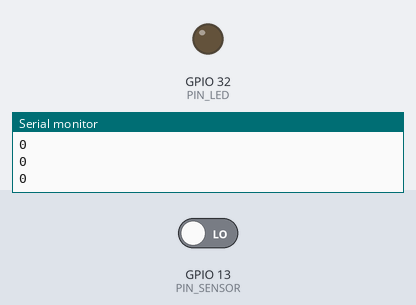
A sketch run on a simulated ESP32. Parts: output pins drawn as LEDs (lit = HIGH), the last lines printed to the serial monitor. The test bench sets the inputs (shaded band); at power-on: GPIO 13 (PIN_SENSOR) LOW.

Above: at 1.2 s.
1.3 s: GPIO 13 (PIN_SENSOR) driven HIGH
At 1.6 s:
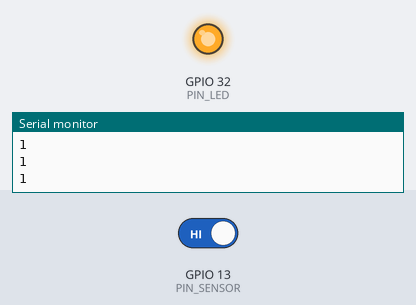
2.8 s: GPIO 13 (PIN_SENSOR) driven LOW
At 3.8 s:
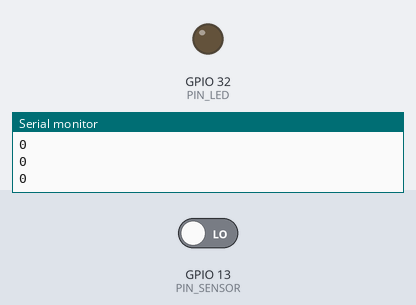
Timing chart, 0 to 5.8 s (numbered marks = the images above; inputs shaded):
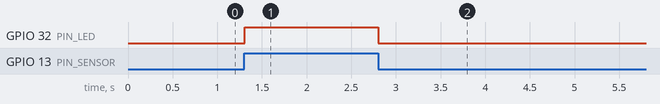

Measured:
- after the input at 1.3 s, GPIO 32 (PIN_LED): LOW → HIGH at once
- after the input at 2.8 s, GPIO 32 (PIN_LED): HIGH → LOW at once

The sketch:

testeSensor.ino
```cpp
int const PIN_SENSOR = 13;
int const PIN_LED = 32;
void setup() {
  pinMode(PIN_SENSOR, INPUT);
  pinMode(PIN_LED, OUTPUT);
  Serial.begin(9600);
}

void loop() {
  int sensorState = digitalRead(PIN_SENSOR);
  Serial.println(sensorState);
  digitalWrite(PIN_LED, sensorState);
  delay(10);
}
```
